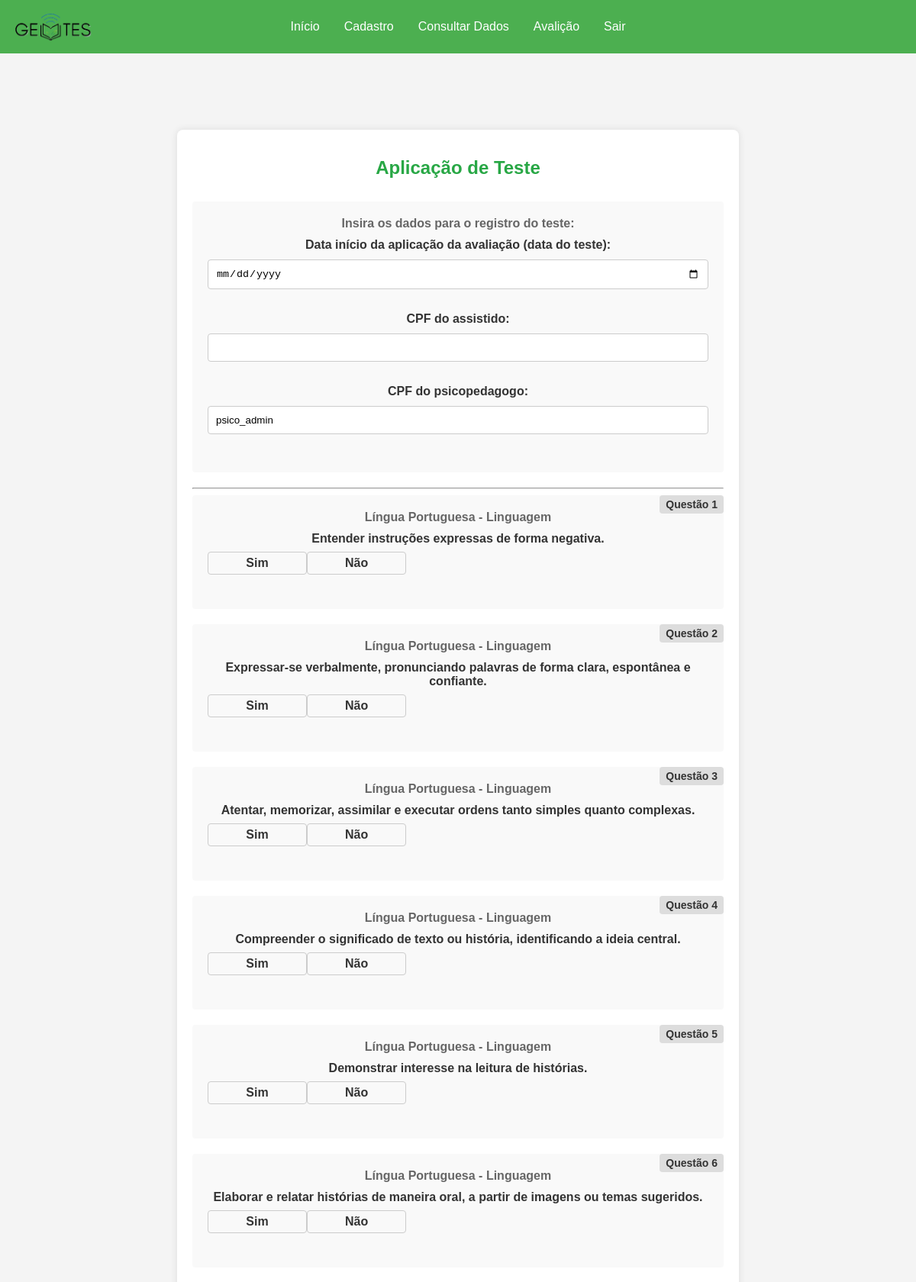
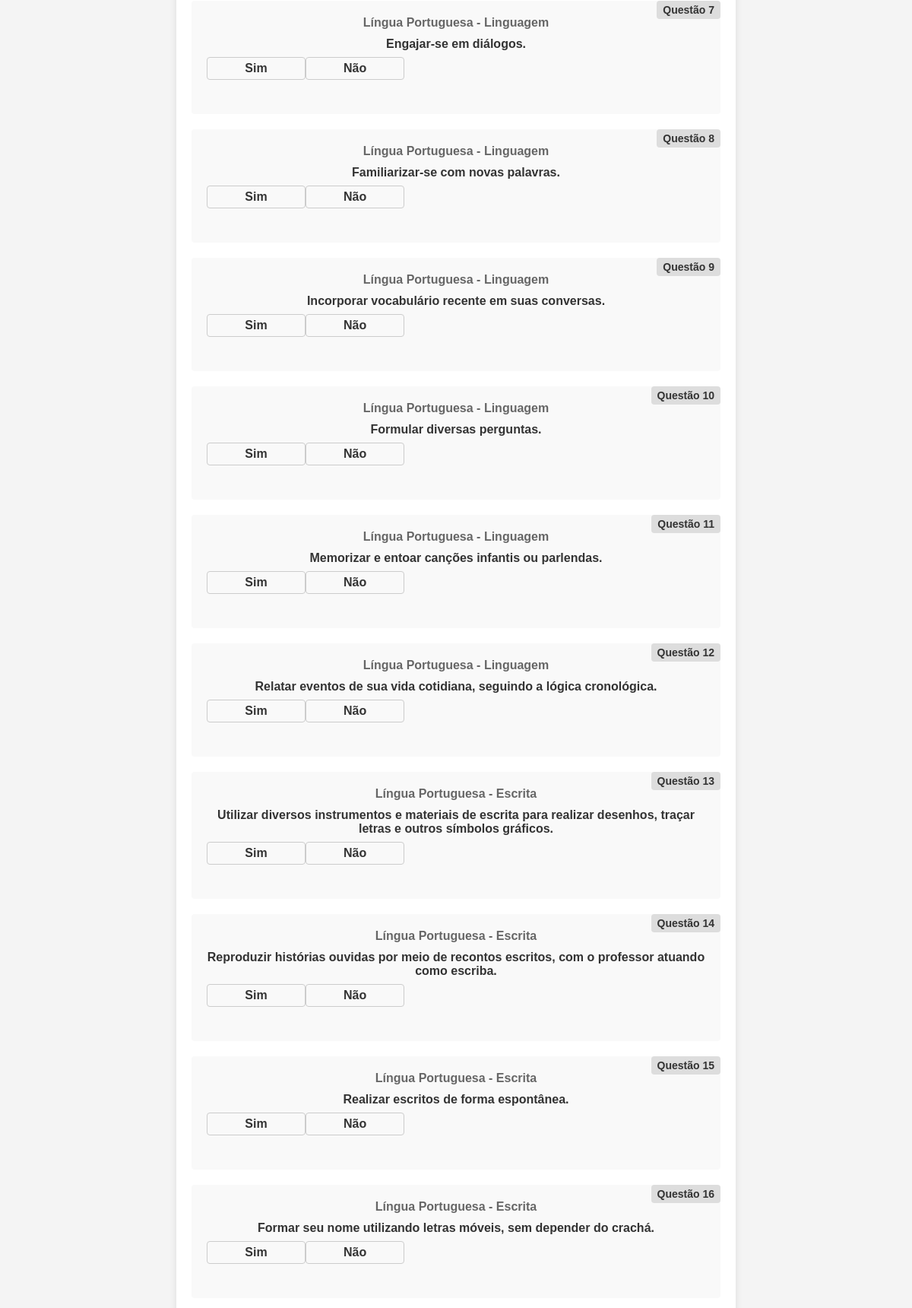
Screenshot of /pages/teste.php (signed in, upper part) with the database file from the repository (2 pictures, top to bottom).
### pages/teste.php (the view, shortened to what this page needs)
<div class="container">
        <h1>Aplicação de Teste</h1>
        <form method="POST" action="../avaliacao/processar_teste.php">
            <div class="section">
                <div class="section-title">Insira os dados para o registro do teste:</div>
                <div class="form-group">
                    <label for="data_aplicacao">Data início da aplicação da avaliação (data do teste):</label>
                    <input type="date" id="data_aplicacao" name="data_aplicacao" required>
                </div>
                <div class="form-group">
                    <label for="cpf_assistido">CPF do assistido:</label>
                    <input type="text" id="cpf_assistido" name="cpf_assistido" required>
                </div>
                <div class="form-group">
                    <label for="cpf_psicopedagogo">CPF do psicopedagogo:</label>
                    <input type="text" id="cpf_psicopedagogo" name="cpf_psicopedagogo" value="<?php echo $_SESSION['user']?>" readonly>
                </div>
            </div>
            <hr>
            <?php
            $banco_dados = new Database;
            $conexao = $banco_dados->abrir_conexao();
            $sql = "SELECT id, area_conhecimento, questao FROM questões";
            $result = $conexao->query($sql);
            if ($result->num_rows > 0) {
                $numero_questao = 1;
                while ($row = $result->fetch_assoc()) {
                    echo '<div class="section">';
                    echo '<div class="section-title">' . htmlspecialchars($row['area_conhecimento']) . '</div>';
                    echo '<div class="form-group">';
                    echo '<label for="questao_' . $row['id'] . '">' . htmlspecialchars($row['questao']) . '</label>';
                    echo '<div class="radio-group">';
                    echo '<label for="resposta_' . $row['id'] . '_1">Sim</label>';
                    echo '<label for="resposta_' . $row['id'] . '_2">Não</label>';
                    echo '</div>';
                    echo '<div class="questao-numero">Questão ' . $numero_questao . '</div>';
                    echo '</div>';
                    echo '</div>';
                    $numero_questao++;
                }
            } else {
                echo "Não foram encontradas questões.";
            }
            ?>
        </form>
    </div>
</body>

### pages/arqs/style.css (style rules this page uses)
body { font-family: Arial, sans-serif; margin: 0; padding: 0; background-color: #f5f5f5; }
h1 { text-align: center; color: #28a745; }
header { background-color: #4CAF50; color: white; padding: 20px; text-align: center; position: relative; }
header img { max-width: 100px; position: absolute; left: 20px; top: 50%; transform: translateY(-50%); }
header nav { display: flex; justify-content: center; padding: 5px; }
header nav button { background: none; border: none; margin: 0 10px; cursor: pointer; color: white; font-size: 16px; transition: opacity 0.3s ease; }
main { text-align: center; padding: 100px 20px; }
h1 { margin-bottom: 20px; }
input, textarea { width: 100%; padding: 8px; margin-top: 5px; margin-bottom: 10px; box-sizing: border-box; border: 1px solid #ccc; border-radius: 3px; }
a { text-decoration: none; }
.container { display: flex; flex-direction: column; align-items: center; padding: 40px; }

### pages/teste.php (style rules this page uses)
body { font-family: Arial, sans-serif; margin: 0; padding: 0; background-color: #f4f4f4; color: #333; }
.container { width: 60%; margin: 0 auto; padding: 20px; background-color: #fff; border-radius: 8px; box-shadow: 0 0 10px rgba(0, 0, 0, 0.1); }
h1 { text-align: center; margin-bottom: 30px; font-size: 24px; }
.section { background-color: #f9f9f9; border-radius: 4px; padding: 20px; margin-bottom: 20px; position: relative; }
.section-title { font-weight: bold; margin-bottom: 10px; font-size: 16px; color: #666; }
.form-group { margin-bottom: 20px; }
.form-group label { font-weight: bold; display: block; margin-bottom: 5px; }
.form-group input, .form-group select { width: 100%; padding: 10px; border-radius: 4px; border: 1px solid #ccc; }
.radio-group { display: flex; justify-content: flex-start; margin-top: 8px; }
.radio-group label { flex-basis: 18%; text-align: center; cursor: pointer; padding: 5px; border-radius: 4px; border: 1px solid #ccc; transition: background-color 0.3s; }
.questao-numero { position: absolute; top: 0; right: 0; background-color: #ddd; padding: 4px 8px; border-radius: 4px; font-size: 14px; font-weight: bold; }

### rows the page displays
questões: area_conhecimento "Língua Portuguesa - Linguagem", questao "Entender instruções expressas de forma negativa."
questões: area_conhecimento "Língua Portuguesa - Linguagem", questao "Expressar-se verbalmente, pronunciando palavras de forma clara, espontânea e confiante."
questões: area_conhecimento "Língua Portuguesa - Linguagem", questao "Atentar, memorizar, assimilar e executar ordens tanto simples quanto complexas."
questões: area_conhecimento "Língua Portuguesa - Linguagem", questao "Compreender o significado de texto ou história, identificando a ideia central."
questões: area_conhecimento "Língua Portuguesa - Linguagem", questao "Demonstrar interesse na leitura de histórias."
questões: area_conhecimento "Língua Portuguesa - Linguagem", questao "Elaborar e relatar histórias de maneira oral, a partir de imagens ou temas sugeridos."
questões: area_conhecimento "Língua Portuguesa - Linguagem", questao "Engajar-se em diálogos."
questões: area_conhecimento "Língua Portuguesa - Linguagem", questao "Familiarizar-se com novas palavras."
questões: area_conhecimento "Língua Portuguesa - Linguagem", questao "Incorporar vocabulário recente em suas conversas."
questões: area_conhecimento "Língua Portuguesa - Linguagem", questao "Formular diversas perguntas."
questões: area_conhecimento "Língua Portuguesa - Linguagem", questao "Memorizar e entoar canções infantis ou parlendas."
questões: area_conhecimento "Língua Portuguesa - Linguagem", questao "Relatar eventos de sua vida cotidiana, seguindo a lógica cronológica."
questões: area_conhecimento "Língua Portuguesa - Escrita", questao "Utilizar diversos instrumentos e materiais de escrita para realizar desenhos, traçar letras e outros símbolos gráficos."
questões: area_conhecimento "Língua Portuguesa - Escrita", questao "Reproduzir histórias ouvidas por meio de recontos escritos, com o professor atuando como escriba."
questões: area_conhecimento "Língua Portuguesa - Escrita", questao "Realizar escritos de forma espontânea."
questões: area_conhecimento "Língua Portuguesa - Escrita", questao "Formar seu nome utilizando letras móveis, sem depender do crachá."
